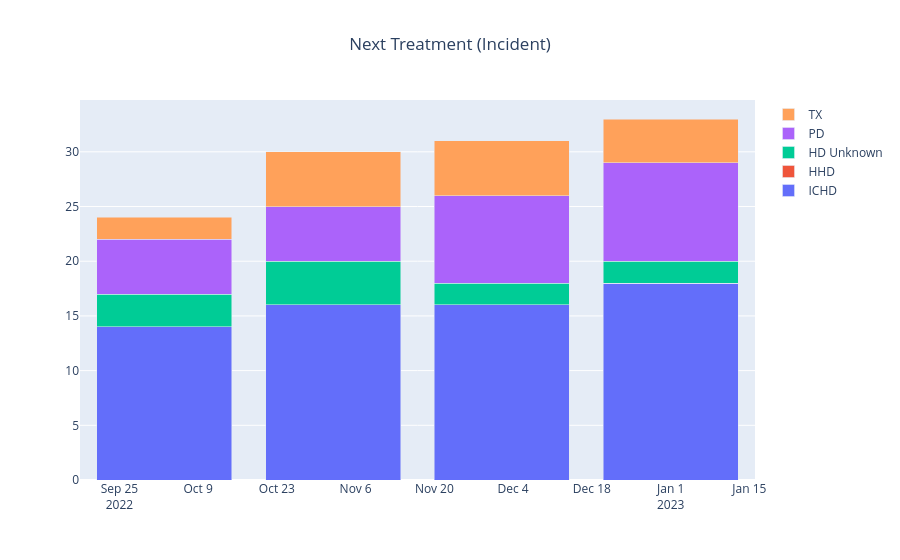

The notebook cell saved with this chart:
### Markdown cell above
# Time Series Treatments

### Code cell
from ukrdc_stats.calculators.dialysis import TimeSeriesTreatment

calculator = TimeSeriesTreatment(
    ukrdc3, renal_unit, time_delta=dt.timedelta(days=30), number=4, to_time=dt.datetime(2022, 12, 31)
)
output = calculator.extract_stats()

ichd = go.Bar(x = output.incident_treatment_historical.data.dates, y = output.incident_treatment_historical.data.ichd, name = "ICHD")
hhd = go.Bar(x = output.incident_treatment_historical.data.dates, y = output.incident_treatment_historical.data.hhd, name = "HHD")
xxhd = go.Bar(x = output.incident_treatment_historical.data.dates, y = output.incident_treatment_historical.data.xxhd, name = "HD Unknown")
pd = go.Bar(x = output.incident_treatment_historical.data.dates, y = output.incident_treatment_historical.data.pd, name = "PD")
tx = go.Bar(x = output.incident_treatment_historical.data.dates, y = output.incident_treatment_historical.data.tx, name = "TX")
data = [ichd, hhd, xxhd, pd, tx]
layout = go.Layout(
    barmode="stack", 
    title= {"text": output.incident_treatment_historical.metadata.title, "x":0.5})
fig = go.Figure(data=data, layout=layout)


display(Markdown(output.incident_treatment_historical.metadata.description))
fig.show()

### Figure 1 — Plotly figure (JSON) as saved in the notebook; plotly's stock layout.template omitted (floating-point values rounded to 4 significant figures)
{"data": [{"name": "ICHD", "type": "bar", "x": ["2022-10-03T00:00:00", "2022-11-02T00:00:00", "2022-12-02T00:00:00", "2023-01-01T00:00:00"], "y": [14, 16, 16, 18]}, {"name": "HHD", "type": "bar", "x": ["2022-10-03T00:00:00", "2022-11-02T00:00:00", "2022-12-02T00:00:00", "2023-01-01T00:00:00"], "y": [0, 0, 0, 0]}, {"name": "HD Unknown", "type": "bar", "x": ["2022-10-03T00:00:00", "2022-11-02T00:00:00", "2022-12-02T00:00:00", "2023-01-01T00:00:00"], "y": [3, 4, 2, 2]}, {"name": "PD", "type": "bar", "x": ["2022-10-03T00:00:00", "2022-11-02T00:00:00", "2022-12-02T00:00:00", "2023-01-01T00:00:00"], "y": [5, 5, 8, 9]}, {"name": "TX", "type": "bar", "x": ["2022-10-03T00:00:00", "2022-11-02T00:00:00", "2022-12-02T00:00:00", "2023-01-01T00:00:00"], "y": [2, 5, 5, 4]}], "layout": {"barmode": "stack", "title": {"text": "Next Treatment (Incident)", "x": 0.5}}}
